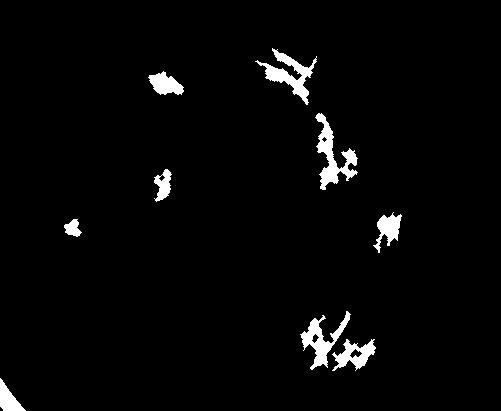
#> input picture DR/(3).jpg, 501 x 411 px
$ jupyter execute Untitled.ipynb   (shell and % lines are left out)
#> lines starting #> are read from the running program, lines starting #| are printed output that depends on the picture; after the words box and inside, x2 and y2 are one past the last pixel; in counts of white or black regions, pixels touching at a corner belong together
[cell 1]
from imutils import contours
from skimage import measure
import numpy as np
import argparse
import imutils
import cv2

[cell 2]
image = cv2.imread("(3).jpg")
#> image is the input picture: shape (411, 501, 3); min 0, max 255, mean 7.2
gray = cv2.cvtColor(image, cv2.COLOR_BGR2GRAY)
blurred = cv2.GaussianBlur(gray, (11, 11), 0)
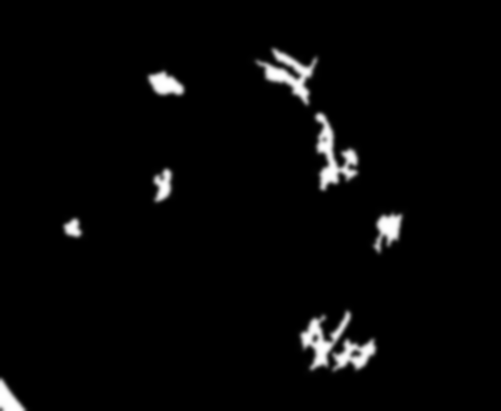
#> blurred: shape (411, 501); min 0, max 255, mean 7.2

[cell 3]
thresh = cv2.threshold(blurred, 200, 255, cv2.THRESH_BINARY)[1]
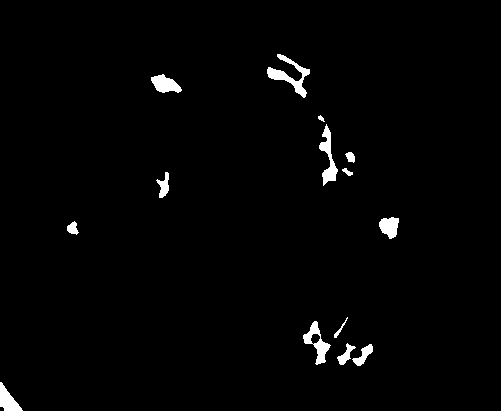
#> thresh: shape (411, 501); 1.6% white; 14 white regions, largest, box (x1, y1, x2, y2) and area: (267, 54, 310, 98) 574, (319, 124, 338, 186) 458, (303, 321, 331, 365) 442

[cell 4]
thresh = cv2.erode(thresh, None, iterations=2)
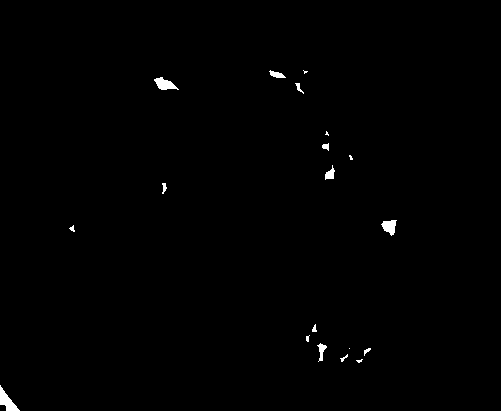
#> thresh: shape (411, 501); 0.52% white; 19 white regions (6 under 20 px), largest, box (x1, y1, x2, y2) and area: (0, 385, 20, 411) 221, (154, 77, 179, 90) 182, (381, 220, 397, 236) 158
thresh = cv2.dilate(thresh, None, iterations=4)
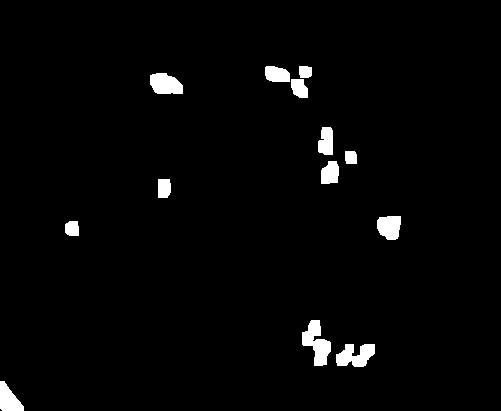
#> thresh: shape (411, 501); 2.4% white; 13 white regions, largest, box (x1, y1, x2, y2) and area: (302, 320, 331, 366) 728, (336, 344, 375, 367) 617, (150, 73, 183, 94) 558

[cell 5]
labels = measure.label(thresh, neighbors=8, background=0)
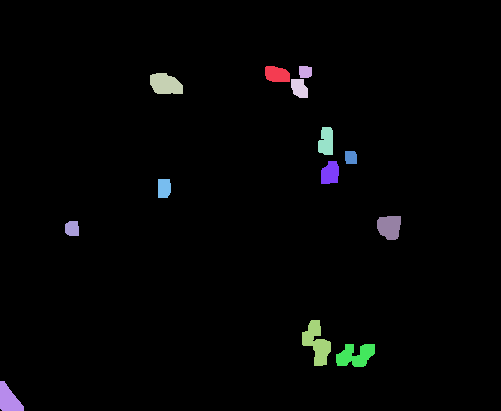
#> labels: shape (411, 501) int64; 14 distinct labels, from 0 to 13; one colour per label, 0 black
mask = np.zeros(thresh.shape, dtype="uint8")
# loop over the unique components
for label in np.unique(labels):
    if label == 0:
        continue
    labelMask = np.zeros(thresh.shape, dtype="uint8")
    labelMask[labels == label] = 255
    numPixels = cv2.countNonZero(labelMask)
    if numPixels > 300:
        mask = cv2.add(mask, labelMask)
#> this loop made 14 passes
#> numPixels on passes 2 to 13: 339, 145, 558, 260, 358, 149, 346, 233, 478, 190, 728, 617
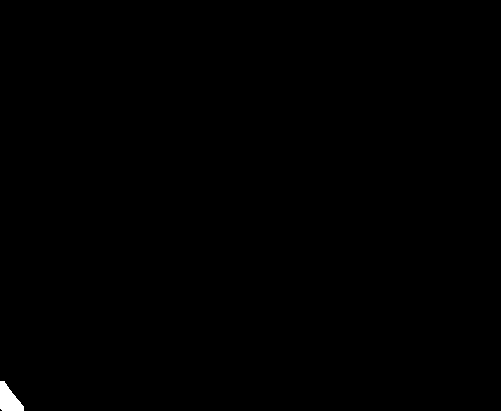
#> labelMask: shape (411, 501); 0.22% white; 1 white region, box (x1, y1, x2, y2) and area: (0, 381, 24, 411) 453
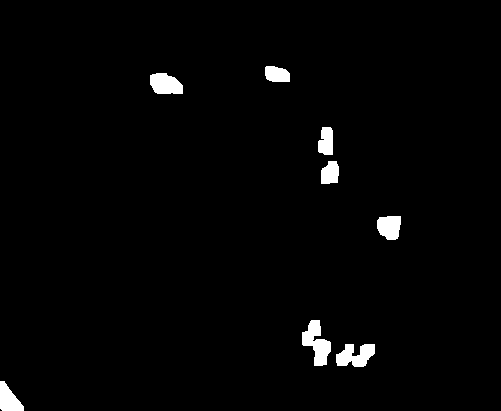
#> mask: shape (411, 501); 1.9% white; 8 white regions

[cell 6]
cnts = cv2.findContours(mask.copy(), cv2.RETR_EXTERNAL,cv2.CHAIN_APPROX_SIMPLE)
#> cnts = 8 contours; box (x1, y1, x2, y2) and area: (302, 320, 331, 366) 655, (336, 344, 375, 367) 550, (150, 73, 183, 94) 514, (377, 216, 401, 240) 438, (0, 381, 24, 411) 410, (318, 127, 333, 155) 318, (321, 161, 339, 184) 310, (265, 66, 290, 82) 305
cnts = imutils.grab_contours(cnts)
cnts = contours.sort_contours(cnts)[0]
# loop over the contours
for (i, c) in enumerate(cnts):
    (x, y, w, h) = cv2.boundingRect(c)
    ((cX, cY), radius) = cv2.minEnclosingCircle(c)
    cv2.circle(image, (int(cX), int(cY)), int(radius),(0, 0, 255), 3)
#> this loop made 8 passes
#> (x, y, w, h, cX, cY, radius) on passes 1 to 8: (0, 381, 24, 30, 11.5, 395.5, 18.51), (150, 73, 33, 21, 166, 84, 18.36), (265, 66, 25, 16, 277, 74, 13.89), (302, 320, 29, 46, 318.1, 342.1, 23.25), (318, 127, 15, 28, 327, 140.5, 14.4), (321, 161, 18, 23, 328.5, 172, 13.31), (336, 344, 39, 23, 355.5, 354.5, 21.27), (377, 216, 24, 24, 389.9, 225.8, 14.13)
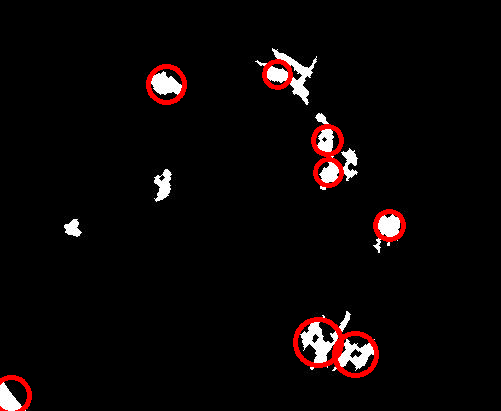
#> image: shape (411, 501, 3); 1.89% of pixels changed, all inside (x1, y1, x2, y2) = (0, 59, 406, 411)
    #cv2.putText(image, "#{}".format(i + 1), (x, y - 15),cv2.FONT_HERSHEY_SIMPLEX, 0.45, (0, 0, 255), 2)
# show the output image
cv2.imshow("Image", image)
cv2.waitKey(1)
#> Out = 27
